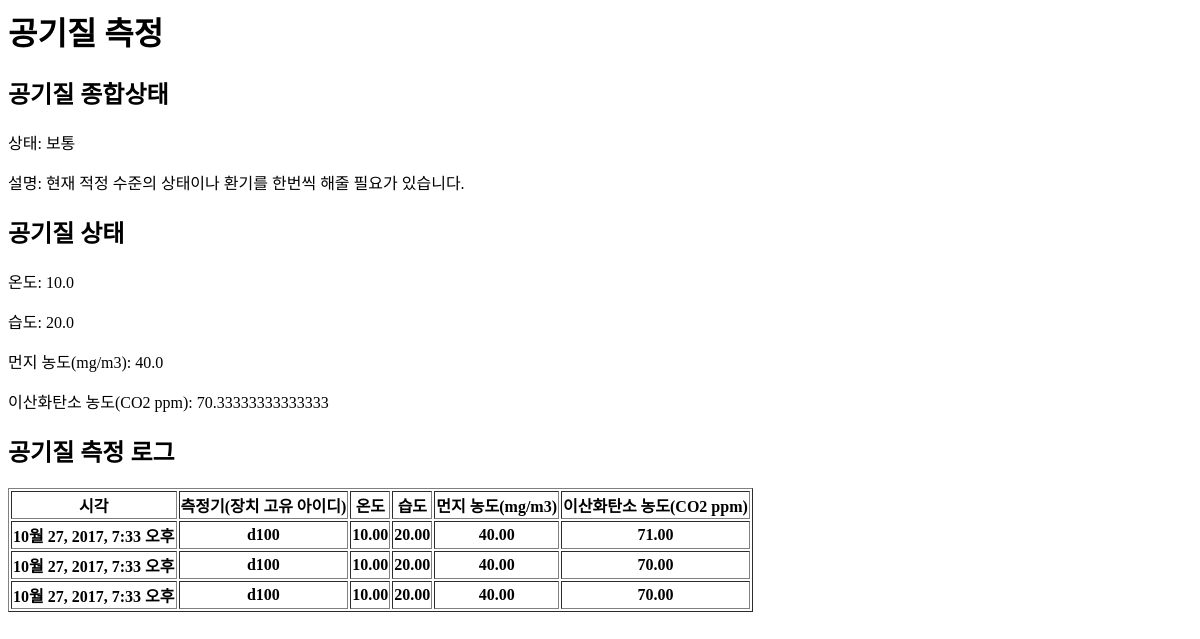
The app's page /, older data.
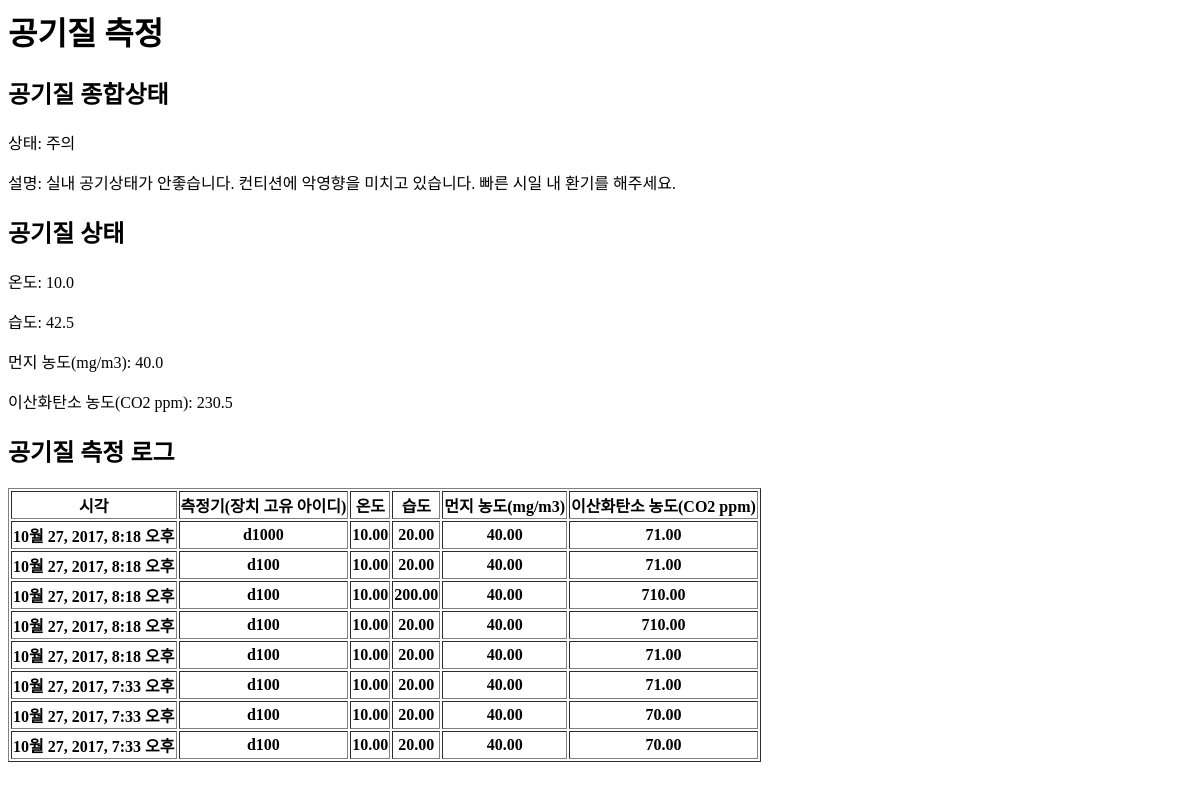
The same page, newer data.
### blog/models.py (models this page shows)
class Log(models.Model):
    device = models.TextField()
    gas = models.DecimalField(max_digits=20, decimal_places=2)
    dust = models.DecimalField(max_digits=20, decimal_places=2)
    temperature = models.DecimalField(max_digits=20, decimal_places=2)
    humidity = models.DecimalField(max_digits=20, decimal_places=2)
    created_date = models.DateTimeField(default=timezone.now)

### blog/views.py (the view)
# urls.py: url(r'^$', views.post_list, name='post_list'),
def post_list(request):
    posts = Log.objects.all().order_by('-created_date')
    rpost = Log.objects.all().filter( created_date__lte=( datetime.now() - timedelta(minutes=1) ) )
    rpost_size = float(len(rpost))
    if (rpost_size == 0.0):
        rpost_size = 1.0
    temperature = sum([float(post.temperature) for post in rpost]) / rpost_size
    humidity = sum([float(post.humidity) for post in rpost]) / rpost_size
    dust = sum([float(post.dust) for post in rpost]) / rpost_size
    gas = sum([float(post.gas) for post in rpost]) / rpost_size
    total_status, status_info = get_status(temperature, humidity, dust, gas)
    return render(
        request,
        'blog/post_list.html',
         {
             'posts': posts,
             'total_status': total_status,
             'status_info': status_info,
             'temperature': temperature,
             'humidity': humidity,
             'dust': dust,
             'gas': gas
        }
    )

### blog/views.py (called while the page is built)
def get_temp_humi(raw_temp_data, raw_humi_data):
    if (raw_temp_data >= 0):
        if (raw_temp_data < 22):
            temp = 22 - raw_temp_data;
        else:
            temp = raw_temp_data - 22;
        temp *= (20.0 / 3);
        temp = 100 - temp;
        measurement_temp_data = temp;
    else:
        measurement_temp_data = 0;
    if (raw_humi_data >= 0):
        if (raw_humi_data < 50):
            temp = 50 - raw_humi_data;
        else:
            temp = raw_humi_data - 50;
        temp *= (20.0 / 10);
        temp = 100 - temp;
        measurement_humi_data = temp;
    else:
        measurement_humi_data = 0;
    if (measurement_humi_data < 0):
        measurement_humi_data = 0;
    if (measurement_temp_data < 0):
        measurement_temp_data = 0;
    return measurement_temp_data, measurement_humi_data;

def get_gas(raw_co2_data):
    temp = raw_co2_data;
    if (raw_co2_data <= 700):
        temp *= (20.0 / 700);
        measurement_co2_data = 100 - temp;
    elif (raw_co2_data <= 1000):
        temp -= 700;
        temp *= (20.0 / 300);
        measurement_co2_data = 80 - temp;
    elif (raw_co2_data <= 2000):
        temp -= 1000;
        temp *= (20.0 / 1000);
        measurement_co2_data = 60 - temp;
    elif (raw_co2_data <= 3000):
        temp -= 2000;
        temp *= (40.0 / 1000);
        measurement_co2_data = 40 - temp;
    else:
        measurement_co2_data = 0;
    return measurement_co2_data

def get_dust(raw_dust_data):
    dust_temp = raw_dust_data;
    if (raw_dust_data <= 0):
        measurement_dust_data = 100;
    elif (raw_dust_data <= 30):
        dust_temp *= (20.0 / 30);
        measurement_dust_data = 100 - dust_temp;
    elif (raw_dust_data <= 80):
        dust_temp -= 30;
        dust_temp *= (20.0 / 50);
        measurement_dust_data = 80 - dust_temp;
    elif (raw_dust_data <= 150):
        dust_temp -= 80;
        dust_temp *= (20.0 / 70);
        measurement_dust_data = 60 - dust_temp;
    elif (raw_dust_data <= 240):
        dust_temp -= 150;
        dust_temp *= (40.0 / 90);
        measurement_dust_data = 40 - dust_temp;
    else:
        measurement_dust_data = 0;
    return measurement_dust_data

### blog/templates/blog/post_list.html (shortened to what this page needs)
<html>
    <head>
    </head>
    <body>
        <h1>공기질 측정</h1>
        <h2>공기질 종합상태</h2>
        <p>상태: {{total_status}}</p>
        <p>설명: {{status_info}}</p>
        <h2>공기질 상태</h2>
        <p>온도: {{temperature}}</p>
        <p>습도: {{humidity}}</p>
        <p>먼지 농도(mg/m3): {{dust}}</p>
        <p>이산화탄소 농도(CO2 ppm): {{gas}}</p>
        <h2>공기질 측정 로그</h2>
        <table border="1">
            <tr>
              <th>시각</th>
              <th>측정기(장치 고유 아이디)</th>
              <th>온도</th>
              <th>습도</th>
              <th>먼지 농도(mg/m3)</th>
              <th>이산화탄소 농도(CO2 ppm)</th>
            </tr>
            {% for post in posts %}
            <tr>
                <th> {{ post.created_date }}</th>
              <th> {{ post.device }}</th>
              <th> {{ post.temperature }}</th>
              <th> {{ post.humidity }}</th>
              <th> {{ post.dust }}</th>
              <th> {{ post.gas }}</th>
            </tr>
            {% endfor %}
        </table>
    </body>
</html>

Row changes from the older to the newer data that the page shows:
added Log: created_date "10월 27, 2017, 8:18 오후", device "d1000", temperature "10.00", humidity "20.00", dust "40.00", gas "71.00"
added Log: created_date "10월 27, 2017, 8:18 오후", device "d100", temperature "10.00", humidity "20.00", dust "40.00", gas "71.00"
added Log: created_date "10월 27, 2017, 8:18 오후", device "d100", temperature "10.00", humidity "200.00", dust "40.00", gas "710.00"
added Log: created_date "10월 27, 2017, 8:18 오후", device "d100", temperature "10.00", humidity "20.00", dust "40.00", gas "710.00"
added Log: created_date "10월 27, 2017, 8:18 오후", device "d100", temperature "10.00", humidity "20.00", dust "40.00", gas "71.00"
Text that changed along with them:
{{ total_status }}: "보통" → "주의"
{{ status_info }}: "현재 적정 수준의 상태이나 환기를 한번씩 해줄 필요가 있습니다." → "실내 공기상태가 안좋습니다. 컨티션에 악영향을 미치고 있습니다. 빠른 시일 내 환기를 해주세요."
{{ humidity }}: "20.0" → "42.5"
{{ gas }}: "70.33333333333333" → "230.5"
